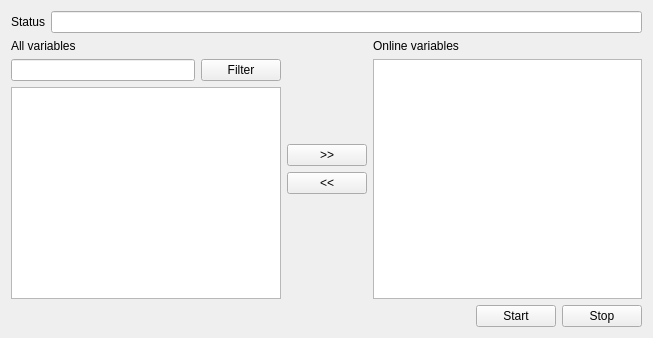
<?xml version="1.0" encoding="UTF-8"?>
<ui version="4.0">
 <class>StartStopXCPWidget</class>
 <widget class="QWidget" name="StartStopXCPWidget">
  <property name="geometry">
   <rect>
    <x>0</x>
    <y>0</y>
    <width>653</width>
    <height>338</height>
   </rect>
  </property>
  <property name="windowTitle">
   <string>Form</string>
  </property>
  <layout class="QVBoxLayout" name="verticalLayout_4">
   <item>
    <layout class="QHBoxLayout" name="horizontalLayout">
     <item>
      <widget class="QLabel" name="label_3">
       <property name="text">
        <string>Status</string>
       </property>
      </widget>
     </item>
     <item>
      <widget class="QLineEdit" name="lineEditStatus"/>
     </item>
    </layout>
   </item>
   <item>
    <layout class="QHBoxLayout" name="horizontalLayout_3">
     <item>
      <layout class="QVBoxLayout" name="verticalLayout">
       <item>
        <widget class="QLabel" name="label_2">
         <property name="text">
          <string>All variables</string>
         </property>
        </widget>
       </item>
       <item>
        <layout class="QHBoxLayout" name="horizontalLayout_2">
         <item>
          <widget class="QLineEdit" name="lineEditFilter"/>
         </item>
         <item>
          <widget class="QPushButton" name="pushButtonFilter">
           <property name="text">
            <string>Filter</string>
           </property>
          </widget>
         </item>
        </layout>
       </item>
       <item>
        <widget class="QListWidget" name="listWidgetAllVar">
         <property name="selectionMode">
          <enum>QAbstractItemView::ExtendedSelection</enum>
         </property>
        </widget>
       </item>
      </layout>
     </item>
     <item>
      <layout class="QVBoxLayout" name="verticalLayout_3">
       <item>
        <spacer name="verticalSpacer">
         <property name="orientation">
          <enum>Qt::Vertical</enum>
         </property>
         <property name="sizeHint" stdset="0">
          <size>
           <width>20</width>
           <height>40</height>
          </size>
         </property>
        </spacer>
       </item>
       <item>
        <widget class="QPushButton" name="pushButtonRight">
         <property name="text">
          <string>&gt;&gt;</string>
         </property>
        </widget>
       </item>
       <item>
        <widget class="QPushButton" name="pushButtonLeft">
         <property name="text">
          <string>&lt;&lt;</string>
         </property>
        </widget>
       </item>
       <item>
        <spacer name="verticalSpacer_2">
         <property name="orientation">
          <enum>Qt::Vertical</enum>
         </property>
         <property name="sizeHint" stdset="0">
          <size>
           <width>20</width>
           <height>40</height>
          </size>
         </property>
        </spacer>
       </item>
      </layout>
     </item>
     <item>
      <layout class="QVBoxLayout" name="verticalLayout_2">
       <item>
        <widget class="QLabel" name="label">
         <property name="text">
          <string>Online variables</string>
         </property>
        </widget>
       </item>
       <item>
        <widget class="QListWidget" name="listWidgetOnVar">
         <property name="selectionMode">
          <enum>QAbstractItemView::ExtendedSelection</enum>
         </property>
        </widget>
       </item>
      </layout>
     </item>
    </layout>
   </item>
   <item>
    <layout class="QHBoxLayout" name="horizontalLayout_4">
     <item>
      <spacer name="horizontalSpacer">
       <property name="orientation">
        <enum>Qt::Horizontal</enum>
       </property>
       <property name="sizeHint" stdset="0">
        <size>
         <width>40</width>
         <height>20</height>
        </size>
       </property>
      </spacer>
     </item>
     <item>
      <widget class="QPushButton" name="pushButtonStart">
       <property name="text">
        <string>Start</string>
       </property>
      </widget>
     </item>
     <item>
      <widget class="QPushButton" name="pushButtonStop">
       <property name="text">
        <string>Stop</string>
       </property>
      </widget>
     </item>
    </layout>
   </item>
  </layout>
 </widget>
 <resources/>
 <connections/>
</ui>
